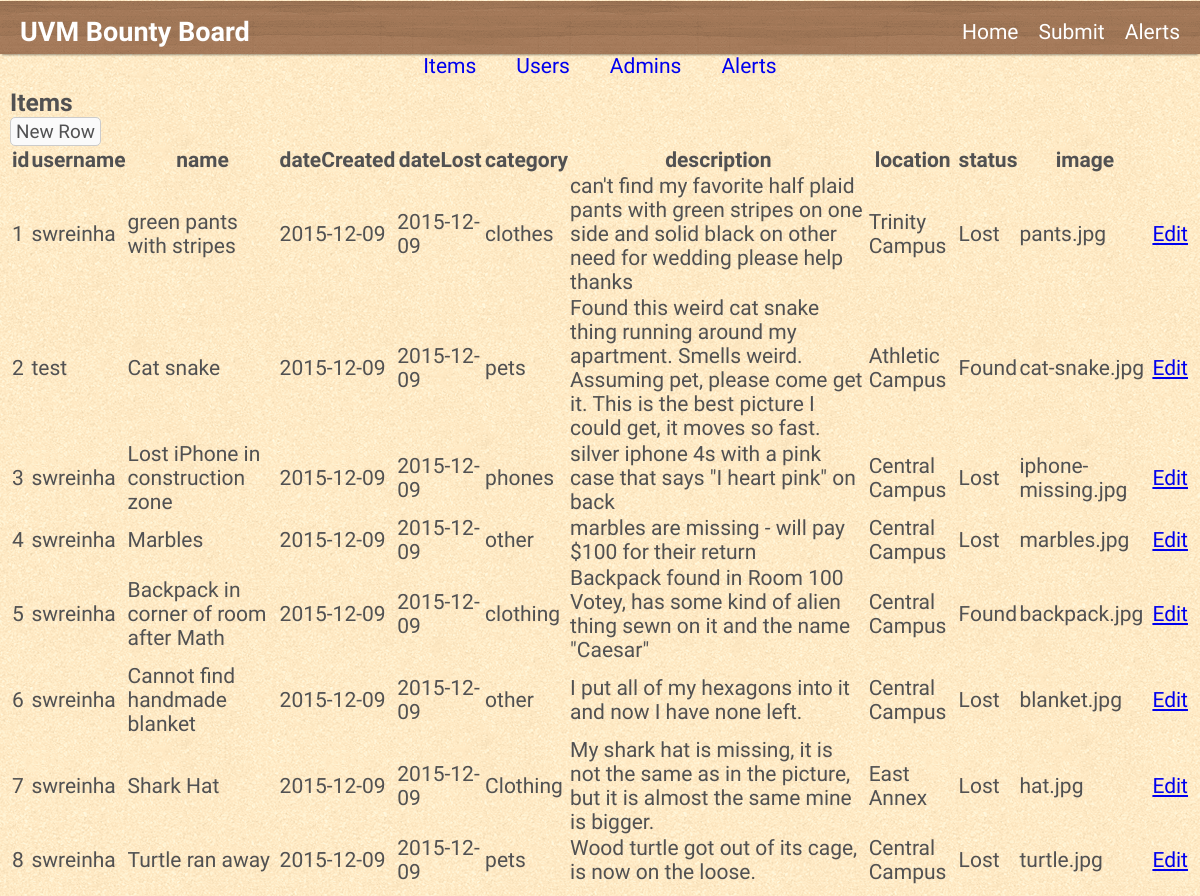
The app's page /backend.php?table=Items with its own data.
### tables this page shows
CREATE TABLE Items(
	id int NOT NULL AUTO_INCREMENT,
	username varchar(255),
	name varchar(255),
	dateCreated date,
	dateLost date,
	category varchar(255),
	description varchar(255),
	location varchar(255),
	status varchar(7),
	image varchar(255),
	PRIMARY KEY (id),
	FOREIGN KEY (username) REFERENCES Users (username)
	 ON DELETE CASCADE ON UPDATE CASCADE);

### bin/Database.php (called while the page is built, shortened)
<?php
class Database {
    public $db;
    public function __construct($dbUserName, $whichPass, $dbName) {
        $this->db = null;
    }
    private function connect($dbUserName, $whichPass, $dbName) {
        $debugMe = false;
        switch ($whichPass) {
            case "r":
                $dbUserPass = $dbReader;
                break;
            case "w":
                $dbUserPass = $dbWriter;
                break;
        }
        $dsn = 'mysql:host=webdb.uvm.edu;dbname=';
        try {
            if (!$this->db)
                $this->db = new PDO($dsn . $dbName, $dbUserName, $dbUserPass);
            if (!$this->db) {
                if ($debugMe)
                    echo '<p>A You are NOT connected to the database!</p>';
                return 0;
            } else {
                return $this->db;
            }
        } catch (PDOException $e) {
            $error_message = $e->getMessage();
            if ($debugMe)
                echo "<p>A An error occurred while connecting to the database: $error_message </p>";
        }
        return $this->db;
    }
    private function countConditions($query) {
        $andCount = substr_count(strtoupper($query), ' AND ');
        $andCount = $andCount + substr_count(strtoupper($query), ')AND ');
        $andCount = $andCount + substr_count(strtoupper($query), '&&');
        $notCount = substr_count(strtoupper($query), ' NOT ');
        $notCount = $notCount + substr_count(strtoupper($query), ')NOT ');
        $notCount = $notCount + substr_count(strtoupper($query), '!');
        $orCount = substr_count(strtoupper($query), ' OR ');
        $orCount = $orCount + substr_count(strtoupper($query), ')OR ');
        $orCount = $orCount + substr_count(strtoupper($query), '||');
        $xorCount = substr_count(strtoupper($query), ' XOR');
        $conditions = $andCount + $notCount + $orCount + $xorCount;
        return $conditions;
    }
    private function countQuotes($query) {
        $singleCount = substr_count(strtoupper($query), "'");
        $doubleCount = substr_count(strtoupper($query), '"');
        $singleEntityCount = substr_count(strtoupper($query), "#39");
        $doubleEntityCount = substr_count(strtoupper($query), "#34");
        $HTMLentityCount = substr_count(strtoupper($query), "&QUOT");
        $quoteCount = $singleCount + $doubleCount + $singleEntityCount + $doubleEntityCount + $HTMLentityCount;
        return $quoteCount;
    }
    private function countSymbols($query) {
        $ltCount = substr_count(strtoupper($query), '<');
        $gtCount = substr_count(strtoupper($query), '>');
        $symbolCount = $ltCount + $gtCount;
        return $symbolCount;
    }
    private function countWhere($query) {
        $whereCount = substr_count(strtoupper($query), ' WHERE ');
        return $whereCount;
    }
    function sanitizeQuery($query, $spacesAllowed = false, $semiColonAllowed = false) {
        $replaceValue = "Q";
        if (!$semiColonAllowed) {
            $query = str_replace(';', $replaceValue, $query);
        }
        $query = htmlentities($query, ENT_QUOTES);
        $query = str_replace('%20', $replaceValue, $query);
        return $query;
    }
    public function select($query, $values = "", $wheres = 1, $conditions = 0, $quotes = 0, $symbols = 0, $spacesAllowed = false, $semiColonAllowed = false, $fetchStyleAssoc = false) {
        if ($quotes == 0 AND $symbols == 0) {
            $query = $this->sanitizeQuery($query, $spacesAllowed, $semiColonAllowed);
        }
        $statement = $this->db->prepare($query);
        if (is_array($values)) {
            $statement->execute($values);
        } else {
            $statement->execute();
        }
	if ($fetchStyleAssoc)
	    $recordSet = $statement->fetchAll(PDO::FETCH_ASSOC);
	else
	    $recordSet = $statement->fetchAll();
        return $recordSet;
    }
}
?>

### parts/admin_test.php (called while the page is built)
<?php
	$adminData = array( $username );
        $adminQuery = 'SELECT accessLevel FROM Admins WHERE username=?';
        $adminLevel = $thisDatabaseReader->select($adminQuery, $adminData);
?>

### parts/grunt_work.php (called while the page is built)
<?php
	$query = rtrim($query,';');
	$counts = countify($query);
	if(isset($data) and is_array($data)){
		$results = $thisDatabaseReader->select($query, $data, $counts['where'], $counts['condition'], $counts['quote'], $counts['symbol'], false, false, true);
	}else
		$results = $thisDatabaseReader->select($query, "", $counts['where'], $counts['condition'], $counts['quote'], $counts['symbol'], false, false, true);
?>

### bin/countCode.php (called while the page is built)
<?php
function countify($code){
		$code = strtoupper($code);
		$counts = array('where'=>0,'condition'=>0,'quote'=>0,'symbol'=>0);
		$counts['where'] = substr_count($code,'WHERE');
		$conditions = array(' AND ', ' OR ', ' XOR ', ' NOT ', ' && ', ' || ', ' ! ');
		$counts['condition'] = 0;
		foreach($conditions as $condition){$counts['condition'] += substr_count($code,$condition);}
		$quotes = array('"', "'", '#34', '#39', '&QUOT');
		$counts['quote'] = 0;
		foreach($quotes as $quote){$counts['quote'] += substr_count($code,$quote);}
		$counts['symbol'] = substr_count($code,'<') +  substr_count($code,'>');
		return $counts;
}
?>

### backend.php (the view, shortened to what this page needs)
<?php include('parts/head.php'); ?>
<body>
<?php require_once('parts/header.php'); ?>
<main>
<?php
	$validTables = array('Items', 'Users', 'Admins', 'Alerts');
	echo '<nav class="admin-nav">';
	foreach ($validTables as $tableref){
		echo '<a href="backend.php?table=' . $tableref . '">' . $tableref . '</a>';
	}
	echo '</nav>';
	$tableName = htmlspecialchars($_GET['table']);
	$whitelisted = (in_array($tableName,$validTables));
	if ($whitelisted && $adminLevel[0][0] == 0):
	$query = 'SELECT * from ' . $tableName;
	include('parts/grunt_work.php');
?>
<section class='admin content'>
	<div class='table-wrap-x'>
        <div class='table-wrap-y'>
	<h3><?php echo $tableName; ?></h3>
	<form action='' method='post'><input type='submit' name='new' value='New Row'></input></form>
        <table id='admin-table'>
                <tr class='table-row'>
                 <?php
                foreach (array_keys($results[0]) as $key):?>
                        <th class='table-cell table-label'><?php echo $key; ?></th>
                <?php endforeach; ?>
                </tr>
        <?php foreach ($results as $row){?>
                <tr class='table-row'>
                <?php foreach($row as $value): ?>
                                <td class='table-cell'><?php echo $value;?></td>
                <?php endforeach; ?>
			<td><a href='editAny.php?table=<?php echo $tableName; ?>&key=<?php echo $row[array_keys($results[0])[0]]; ?>&keyname=<?php echo array_keys($results[0])[0]; ?>'>Edit</a></td>
                </tr>
        <?php } ?>
        </table>
        </div>
        </div>
</section>
<?php endif; ?>
</main>
</body>
</html>

### style/style.css (style rules this page uses)
* { margin:0; padding:0; }
body { font-family: 'Cabin'; display:flex; flex-flow:column; justify-content:space-between; font-size:21px; color:#515152; background: url(cork.png); }
h1, h2, h3, h4 { font-family:'Josefin Sans'; }
.content { padding:10px; max-width:1200px; margin:auto; display:flex; flex-flow:column; }
form button, form input, form textarea, form select { font-size:.9em; background:#fafafa; padding: 2px 5px; border:1px solid #ccc; font-family: Cabin; color:#515152; border-radius:5px; }
nav.admin-nav { margin: auto; text-align:center; }
nav.admin-nav a { text-decoration:none; padding:0 20px; }

### records on screen
items: id "1", username "swreinha", name "green pants with stripes", value "2015-12-09", category "clothes", description "can't find my favorite half plaid pants with green stripes on one side and solid black on other need for wedding please help thanks", location "Trinity Campus", status "Lost", image "pants.jpg"
items: id "2", username "test", name "Cat snake", value "2015-12-09", category "pets", description "Found this weird cat snake thing running around my apartment. Smells weird. Assuming pet, please come get it. This is the best picture I could get, it moves so fast.", location "Athletic Campus", status "Found", image "cat-snake.jpg"
items: id "3", username "swreinha", name "Lost iPhone in construction zone", value "2015-12-09", category "phones", description "silver iphone 4s with a pink case that says \"I heart pink\" on back", location "Central Campus", status "Lost", image "iphone-missing.jpg"
items: id "4", username "swreinha", name "Marbles", value "2015-12-09", category "other", description "marbles are missing - will pay $100 for their return", location "Central Campus", status "Lost", image "marbles.jpg"
items: id "5", username "swreinha", name "Backpack in corner of room after Math", value "2015-12-09", category "clothing", description "Backpack found in Room 100 Votey, has some kind of alien thing sewn on it and the name \"Caesar\"", location "Central Campus", status "Found", image "backpack.jpg"
items: id "6", username "swreinha", name "Cannot find handmade blanket", value "2015-12-09", category "other", description "I put all of my hexagons into it and now I have none left.", location "Central Campus", status "Lost", image "blanket.jpg"
items: id "7", username "swreinha", name "Shark Hat", value "2015-12-09", category "Clothing", description "My shark hat is missing, it is not the same as in the picture, but it is almost the same mine is bigger.", location "East Annex", status "Lost", image "hat.jpg"
items: id "8", username "swreinha", name "Turtle ran away", value "2015-12-09", category "pets", description "Wood turtle got out of its cage, is now on the loose.", location "Central Campus", status "Lost", image "turtle.jpg"

### other values on screen
$value "Home"
$value "Submit"
$value "Alerts"
$tableref "Items"
$tableref "Users"
$tableref "Admins"
$tableref "Alerts"
$tableName "Items"
$key "id"
$key "username"
$key "name"
$key "dateCreated"
$key "dateLost"
$key "category"
$key "description"
